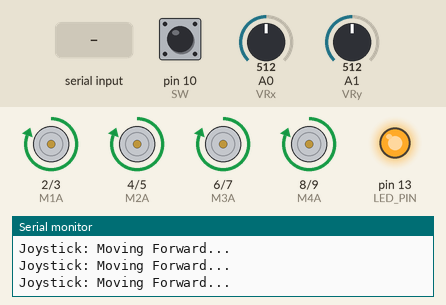
Recording of a sketch running on a simulated Arduino Uno, built with avr-gcc and run on an emulated ATmega328P. Shown: motor-driver pin pairs drawn as motors (green arrow = first pin HIGH = forward, orange = second pin HIGH = backward, longer = more drive), output pins drawn as LEDs (lit = HIGH), the last lines printed to the serial monitor. The inputs (shaded band) are chosen by the test bench; at power-on: A1 (VRy) = 512, A0 (VRx) = 512, pin 10 (SW) HIGH.

Above: at 1.2 s.
1.3 s: A1 (VRy) set to 400
2.8 s: A1 (VRy) set to 373
At 3.2 s:
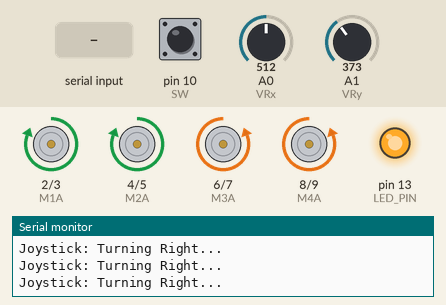
4.3 s: A0 (VRx) set to 396
7.3 s: A0 (VRx) set to 376
At 8.1 s:
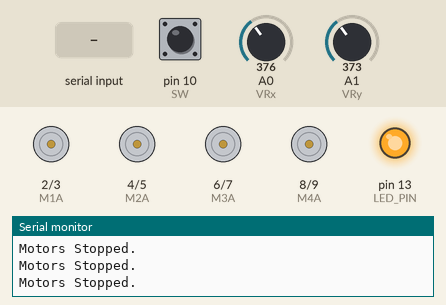
8.8 s: "backward\n" received over Serial
At 9.4 s:
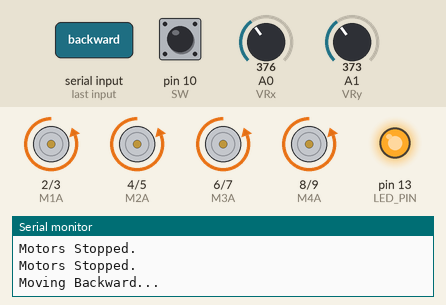
10.3 s: "left\n" received over Serial
At 11.0 s:
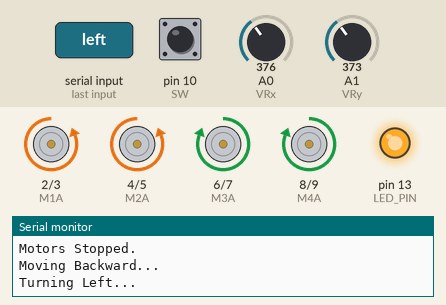
Timing chart, 0 to 12.8 s (numbered marks = the images above; inputs shaded):
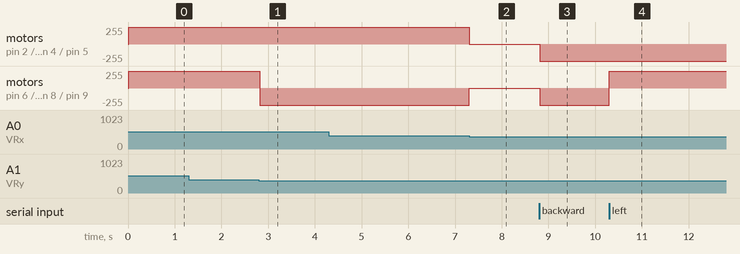

Measured:
- the behaviour switches between 389 and 388 on A1 (VRy) (found by bisection; images 0 and 1)
- the behaviour switches between 389 and 388 on A0 (VRx) (found by bisection; images 1 and 2)
- after the input at 2.8 s, motor on pin 6 (M3A) / pin 7 (M3B), motor on pin 8 (M4A) / pin 9 (M4B): forward 255/255 → backward 255/255 at once
- after the input at 7.3 s, motor on pin 2 (M1A) / pin 3 (M1B), motor on pin 4 (M2A) / pin 5 (M2B): forward 255/255 → stopped at once; motor on pin 6 (M3A) / pin 7 (M3B), motor on pin 8 (M4A) / pin 9 (M4B): backward 255/255 → stopped at once
- after the input at 8.8 s, motor on pin 2 (M1A) / pin 3 (M1B), motor on pin 4 (M2A) / pin 5 (M2B), motor on pin 6 (M3A) / pin 7 (M3B), motor on pin 8 (M4A) / pin 9 (M4B): stopped → backward 255/255 at once
- after the input at 10.3 s, motor on pin 6 (M3A) / pin 7 (M3B), motor on pin 8 (M4A) / pin 9 (M4B): backward 255/255 → forward 255/255 at once

The sketch:

MobiCool.ino
```cpp
// ==============================
// Pin Configuration
// ==============================

// Motor A (Back Right)
const int M1A = 2;
const int M1B = 3;

// Motor B (Back Left)
const int M2A = 4;
const int M2B = 5;

// Motor C (Front Left)
const int M3A = 6;
const int M3B = 7;

// Motor D (Front Right)
const int M4A = 8;
const int M4B = 9;

// Joystick Pins
const int VRx = A0;  // X-axis for right/left
const int VRy = A1;  // Y-axis for forward/backward
const int SW = 10;   // Joystick button (press for halt)

// LED Pin
const int LED_PIN = 13;

// ==============================
// Joystick Calibration
// ==============================

const int deadZone = 50;    // Ignore slight joystick movements
const int centerValue = 338; // Updated joystick center value

// Flag to track mode
bool voiceModeActive = false;  // False by default - joystick control

void setup() {
  Serial.begin(9600);

  // Set all motor pins as output
  for (int i = 2; i <= 9; i++) {
    pinMode(i, OUTPUT);
  }

  // Joystick button as input with pullup
  pinMode(SW, INPUT_PULLUP);

  // LED Pin as output, always HIGH by default
  pinMode(LED_PIN, OUTPUT);
  digitalWrite(LED_PIN, HIGH);  // LED ON by default

  // Stop motors initially
  stopMotors();
  Serial.println("MobiCool System Ready! Voice and Joystick Control Enabled.");
}

void loop() {
  joystickControl();  // Check joystick input
  voiceControl();     // Check for voice commands
}

// ==============================
// Voice Control Logic
// ==============================

void voiceControl() {
  if (Serial.available()) {
    String command = Serial.readStringUntil('\n');  // Read until newline
    command.trim();  // Remove any leading/trailing spaces
    command.toLowerCase();  // Convert to lowercase for consistency

    // Activate voice mode when a valid command is received
    voiceModeActive = true;

    if (command == "forward") {
      forward();
      Serial.println("Moving Forward...");
    }
    else if (command == "backward") {
      backward();
      Serial.println("Moving Backward...");
    }
    else if (command == "left") {
      left();
      Serial.println("Turning Left...");
    }
    else if (command == "right") {
      right();
      Serial.println("Turning Right...");
    }
    else if (command == "halt") {  // Stop when commanded
      stopMotors();
      Serial.println("Halting...");
    }
    else {
      Serial.println("Invalid Voice Command!");
    }
  }
}

// ==============================
// Joystick Control Logic
// ==============================

void joystickControl() {
  int xValue = analogRead(VRx);  // Read X-axis
  int yValue = analogRead(VRy);  // Read Y-axis
  bool buttonPressed = (digitalRead(SW) == LOW);  // Check if joystick button is pressed

  // Check joystick only if NOT in voice mode
  if (!voiceModeActive) {
    // Forward (Y > center + dead zone)
    if (yValue > centerValue + deadZone) {
      forward();
      Serial.println("Joystick: Moving Forward...");
    }
    // Backward (Y < center - dead zone)
    else if (yValue < centerValue - deadZone) {
      backward();
      Serial.println("Joystick: Moving Backward...");
    }
    // Right (X > center + dead zone)
    else if (xValue > centerValue + deadZone) {
      right();
      Serial.println("Joystick: Turning Right...");
    }
    // Left (X < center - dead zone)
    else if (xValue < centerValue - deadZone) {
      left();
      Serial.println("Joystick: Turning Left...");
    }
    // Joystick back to neutral -> Stop
    else {
      stopMotors();
    }

    // Switch back to joystick mode when joystick moves
    if (abs(xValue - centerValue) > deadZone || abs(yValue - centerValue) > deadZone) {
      voiceModeActive = false;
    }
  }

  // Halt if joystick button is pressed
  if (buttonPressed) {
    stopMotors();
    Serial.println("Joystick Pressed: Halting...");
  }
}

// ==============================
// Motor Control Functions
// ==============================

// Move Forward
void forward() {
  digitalWrite(M1A, HIGH); digitalWrite(M1B, LOW);
  digitalWrite(M2A, HIGH); digitalWrite(M2B, LOW);
  digitalWrite(M3A, HIGH); digitalWrite(M3B, LOW);
  digitalWrite(M4A, HIGH); digitalWrite(M4B, LOW);
}

// Move Backward
void backward() {
  digitalWrite(M1A, LOW); digitalWrite(M1B, HIGH);
  digitalWrite(M2A, LOW); digitalWrite(M2B, HIGH);
  digitalWrite(M3A, LOW); digitalWrite(M3B, HIGH);
  digitalWrite(M4A, LOW); digitalWrite(M4B, HIGH);
}

// Turn Right
void right() {
  digitalWrite(M1A, HIGH); digitalWrite(M1B, LOW);
  digitalWrite(M2A, HIGH); digitalWrite(M2B, LOW);
  digitalWrite(M3A, LOW);  digitalWrite(M3B, HIGH);
  digitalWrite(M4A, LOW);  digitalWrite(M4B, HIGH);
}

// Turn Left
void left() {
  digitalWrite(M1A, LOW); digitalWrite(M1B, HIGH);
  digitalWrite(M2A, LOW); digitalWrite(M2B, HIGH);
  digitalWrite(M3A, HIGH); digitalWrite(M3B, LOW);
  digitalWrite(M4A, HIGH); digitalWrite(M4B, LOW);
}

// Stop Motors
void stopMotors() {
  for (int i = 2; i <= 9; i++) {
    digitalWrite(i, LOW);
  }
  Serial.println("Motors Stopped.");
}
```
